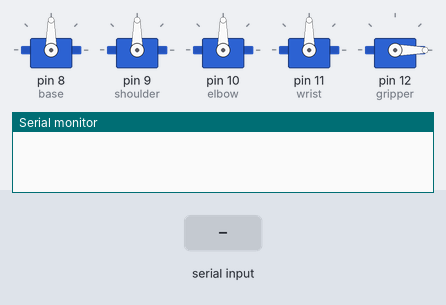
Bench run of a sketch on a simulated Arduino Uno, built with avr-gcc and run on an emulated ATmega328P. On the bench: 5 × servo, the last lines printed to the serial monitor. Inputs (shaded band) come from the test bench.

Above: at 1.2 s.
1.3 s: "right" received over Serial
At 4.2 s:
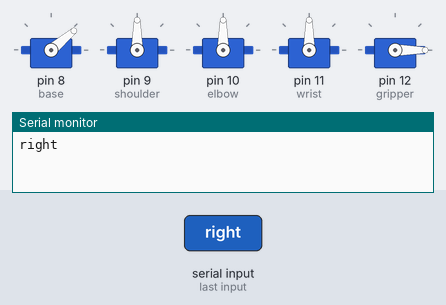
4.3 s: "right" received over Serial
At 7.2 s:
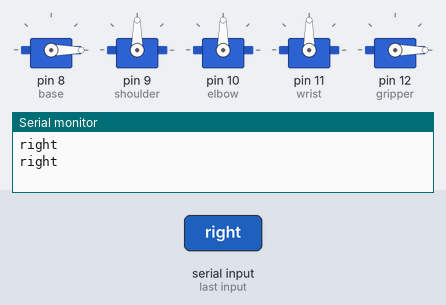
7.3 s: "left" received over Serial
At 11.1 s:
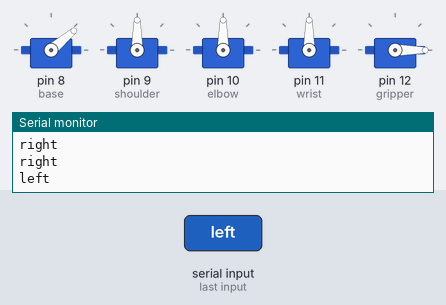
Timing chart, 0 to 12.6 s (numbered marks = the images above; inputs shaded):
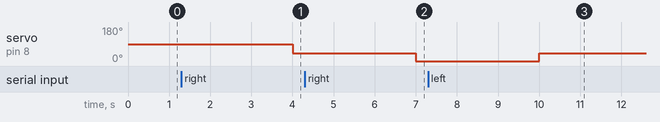

The sketch:

moveArm.ino
```cpp
#include <Servo.h>

Servo gripper;
Servo wrist;
Servo elbow;
Servo shoulder;
Servo base;

double base_angle=90;
double shoulder_angle=90;
double elbow_angle=90;
double wrist_angle=90;


void setup() {
  Serial.begin(9600);

  base.attach(8);
  shoulder.attach(9);
  elbow.attach(10);
  wrist.attach(11);
  gripper.attach(12);

  delay(1);
  base.write(base_angle);
  shoulder.write(shoulder_angle);
  elbow.write(elbow_angle);
  wrist.write(wrist_angle);
  gripper.write(0);

}

void loop() {

  String command = Serial.readString();
  Serial.println(command);

  if (command == "right") {
      base.write(base_angle -= 50);
    }
  if (command == "left") {
     base.write(base_angle += 50);
    }

  delay(2000);

}
```

Measured:
- after the input at 1.3 s, servo on pin 8 (base): 90° → 40° after 2.7 s
- after the input at 4.3 s, servo on pin 8 (base): 40° → 0° after 2.7 s
- after the input at 7.3 s, servo on pin 8 (base): 0° → 40° after 2.7 s
